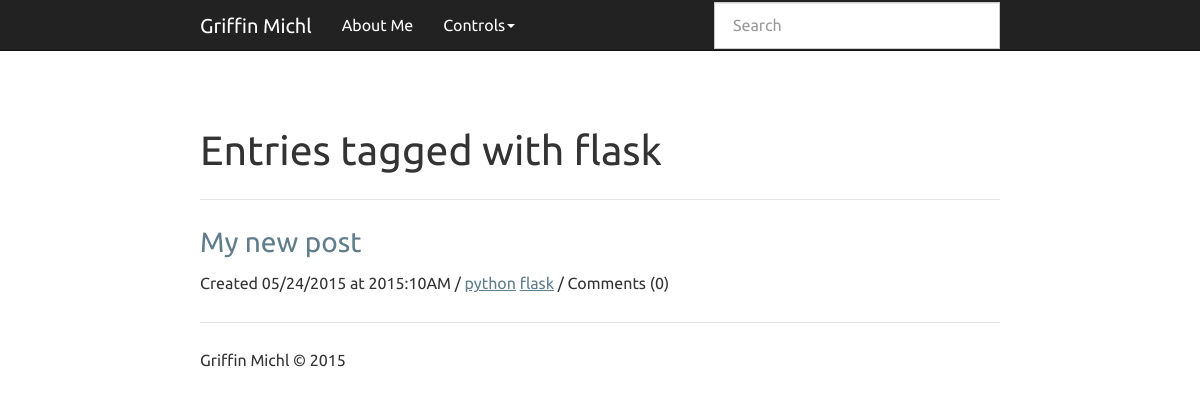
/tags/flask/ (signed in), run on an earlier commit of the app's database.
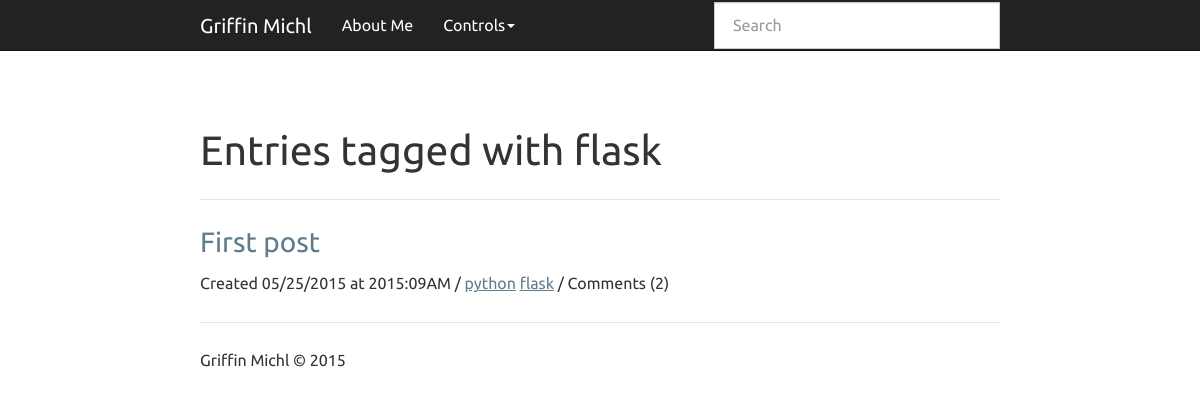
And on a later commit of the database.
### app.py (models this page shows, shortened)
class Entry(flask_db.Model):
    title = CharField()
    slug = CharField(unique=True)
    content = TextField()
    published = BooleanField(index=True)
    timestamp = DateTimeField(default=datetime.datetime.now, index=True)
    @classmethod
    def _query_all(cls):
        return (Entry.select(Entry, Tag, fn.Count(fn.Distinct(Comment.id)).alias('count')).join(Tag, JOIN.LEFT_OUTER).switch(Entry).join(Comment, JOIN.LEFT_OUTER))
    @classmethod
    def tagsearch(cls, tag):
        return cls._query_all().where(Entry.published == True, Tag.tag == tag).group_by(Entry.id)

class Tag(flask_db.Model):
    tag = CharField()
    post = ForeignKeyField(Entry, related_name="tags")

### app.py (the view)
@app.route('/tags/<tag>/')
def tag_search(tag):
    query = Entry.tagsearch(tag).order_by(Entry.timestamp.desc())
    return object_list('index.html', query, title="Entries tagged with %s" % tag)

### templates/index.html (shortened to what this page needs)
{% extends "base.html" %}
{% block content_title %}{% if search %}Search "{{ search }}"{% else %}{{ title }}{% endif %}{% endblock %}
{% block content %}
  {% for entry in object_list %}
    {% if search %}
      {% set entry = entry.entry %}
    {% endif %}
    <h3>
      <a href="{% if entry.published %}{{ url_for('detail', slug=entry.slug) }}{% else %}{{ url_for('edit', slug=entry.slug) }}{% endif %}">
        {{ entry.title }}
      </a>
    </h3>
    <p>Created {{ entry.timestamp.strftime('%m/%d/%Y at %G:%I%p') }} / {% for tag in entry.tags %}<a href="{{ url_for('tag_search', tag=tag.tag) }}">{{ tag.tag }}</a> {% endfor %} / Comments ({{ entry.count }})</p>
  {% endfor %}
{% endblock %}

What changed in the data, as far as the page shows it:
no longer on this page (row edited): Entry: title "My new post", timestamp "05/24/2015 at 2015:10AM", count "0", Tag (tag "python"), Tag (tag "flask")
now on this page (row edited): Entry: title "First post", timestamp "05/25/2015 at 2015:09AM", count "2", Tag (tag "python"), Tag (tag "flask")
